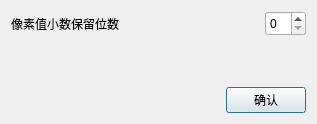
<?xml version="1.0" encoding="UTF-8"?>
<ui version="4.0">
 <class>ipfModelerPixelDecimalsDialog</class>
 <widget class="QDialog" name="ipfModelerPixelDecimalsDialog">
  <property name="geometry">
   <rect>
    <x>0</x>
    <y>0</y>
    <width>317</width>
    <height>124</height>
   </rect>
  </property>
  <property name="windowTitle">
   <string>位数保留</string>
  </property>
  <layout class="QVBoxLayout" name="verticalLayout">
   <item>
    <layout class="QHBoxLayout" name="horizontalLayout_2">
     <item>
      <widget class="QLabel" name="label">
       <property name="minimumSize">
        <size>
         <width>0</width>
         <height>25</height>
        </size>
       </property>
       <property name="text">
        <string>像素值小数保留位数</string>
       </property>
      </widget>
     </item>
     <item>
      <spacer name="horizontalSpacer_2">
       <property name="orientation">
        <enum>Qt::Horizontal</enum>
       </property>
       <property name="sizeHint" stdset="0">
        <size>
         <width>40</width>
         <height>20</height>
        </size>
       </property>
      </spacer>
     </item>
     <item>
      <widget class="QSpinBox" name="spinBox">
       <property name="minimumSize">
        <size>
         <width>0</width>
         <height>25</height>
        </size>
       </property>
      </widget>
     </item>
    </layout>
   </item>
   <item>
    <spacer name="verticalSpacer">
     <property name="orientation">
      <enum>Qt::Vertical</enum>
     </property>
     <property name="sizeHint" stdset="0">
      <size>
       <width>20</width>
       <height>31</height>
      </size>
     </property>
    </spacer>
   </item>
   <item>
    <layout class="QHBoxLayout" name="horizontalLayout">
     <item>
      <spacer name="horizontalSpacer">
       <property name="orientation">
        <enum>Qt::Horizontal</enum>
       </property>
       <property name="sizeHint" stdset="0">
        <size>
         <width>40</width>
         <height>20</height>
        </size>
       </property>
      </spacer>
     </item>
     <item>
      <widget class="QPushButton" name="pushButton">
       <property name="minimumSize">
        <size>
         <width>75</width>
         <height>25</height>
        </size>
       </property>
       <property name="text">
        <string>确认</string>
       </property>
      </widget>
     </item>
    </layout>
   </item>
  </layout>
 </widget>
 <layoutdefault spacing="6" margin="11"/>
 <resources/>
 <connections/>
</ui>
